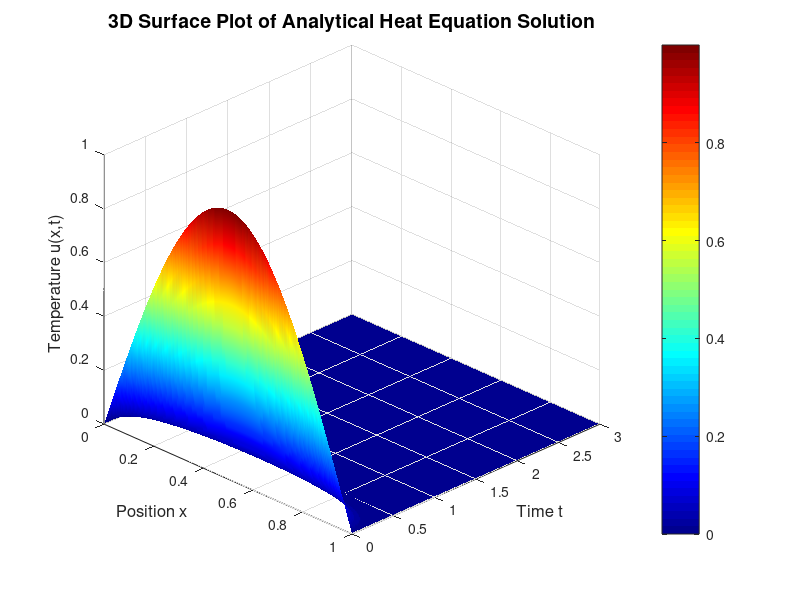

Here is the MATLAB script that generated this plot:
% Parameters
k = 1;

% Spatial and time grids
x = linspace(0, 1, 200);
t = linspace(0, 3, 200);

[X, T] = meshgrid(x, t);

% Analytical solution u(x,t)
U = sin(pi * X) .* exp(-k * (pi^2) * T);

% Plot 3D surface
figure;
surf(X, T, U);

% Labels and title
xlabel('Position x', 'FontSize', 12);
ylabel('Time t', 'FontSize', 12);
zlabel('Temperature u(x,t)', 'FontSize', 12);

title('3D Surface Plot of Analytical Heat Equation Solution', 'FontSize', 14);

% Improve visual quality
shading interp;         % Smooth the color transitions
colormap jet;           % Color pattern
colorbar;               % Add color scale
view(45, 30);           % Better viewing angle
grid on;
